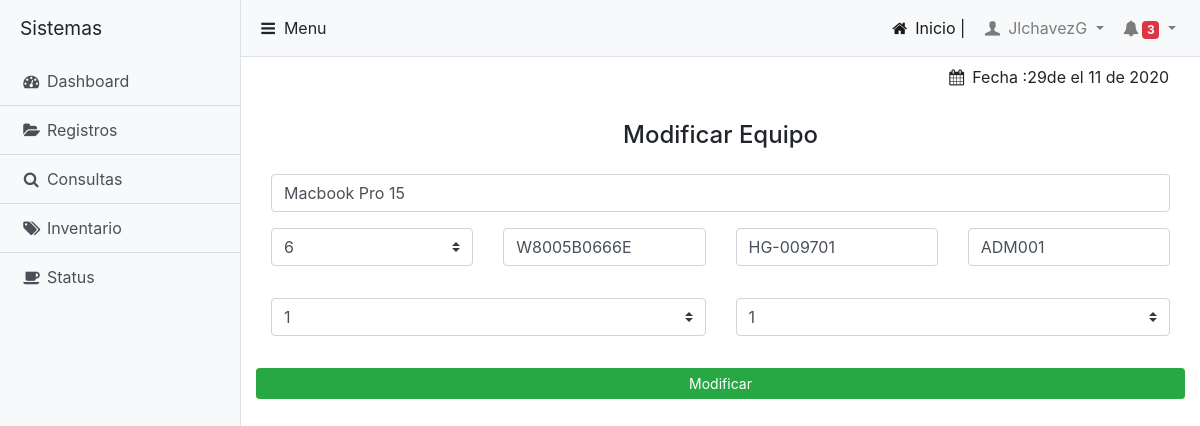
The page /Modificar_equipoS.php?Id_laptop=7 (signed in) on the database its author committed.
### tables this page shows
CREATE TABLE `Laptop` (
  `Id_laptop` int(11) NOT NULL,
  `Modelo` varchar(255) NOT NULL,
  `Id_marca` int(11) NOT NULL,
  `Nserie` varchar(255) NOT NULL,
  `NKey` varchar(255) NOT NULL,
  `Reset` varchar(255) NOT NULL,
  `Fecha` date NOT NULL,
  `RegAuto` varchar(255) NOT NULL,
  `Estatus` int(11) NOT NULL,
  `Identificador` int(11) NOT NULL
);

### Modificar_equipoS.php (the view, shortened to what this page needs)
<?php
include 'includes/conecta.php';
$usuario = $_SESSION['Usuario'];
$consulta = "SELECT * FROM Usuarios WHERE Usuario = '".$usuario."'";
$respuesta = $conecta->query($consulta);
$fila = $respuesta->fetch_array();
if ($fila > 0) {
  $user = $fila;
}
$id = $_GET['Id_laptop'];
$recorrido = "SELECT * FROM Laptop WHERE Id_laptop = '$id'";
$resultado = $conecta->query($recorrido);
$modifica = $resultado->fetch_array(MYSQLI_ASSOC);
?>
<!DOCTYPE html>
<html lang="en" dir="ltr">
  <head>
    <link rel="stylesheet" href="css/bootstrap.css">
    <link rel="stylesheet" href="css/pace.css">
    <link rel="stylesheet" href="css/fontello.css">
    <link rel="stylesheet" href="css/simple-sidebar.css">
  </head>
  <body>
    <div class="d-flex" id="wrapper">
      <?php
              $sidebar = $user['Id_Nivel']; if ($sidebar == 1) { include 'includes/sidebarS.php'; } elseif ($sidebar == 2){ include 'includes/sidebarA.php'; } else { include 'includes/sidebarU.php';}
         ?>
      <div id="page-content-wrapper">
           <?php include 'includes/barra.php'; ?>
             <div class="container-fluid">
                 <div class="text text-right">
                    <p class="nav-link"><span class="icon-calendar"></span> Fecha :<?php echo date("d")."de el " .date("m"). " de " .date("Y");?></p>
                 </div>
                 <h4 class="mt-4 text text-center">Modificar Equipo </h4>
                 <div class="container py-3">
                   <form name="registro" action="<?php echo $_SERVER['PHP_SELF']; ?>" method="post">
                      <div class="row">
                             <div class="col">
                                    <input type="text" class="form-control" name="Modelo" placeholder="Modelo" value="<?php echo $modifica['Modelo'];?>" required>
                             </div>
                      </div>
                      <div class="row py-3">
                        <div class="col">
                              <select class="custom-select" name="Marca" required>
                                   <option value="<?php echo $modifica['Id_marca'];?>"><?php echo $modifica['Id_marca'];?></option>
                              </select>
                        </div>
                        <div class="col">
                                <input type="text" class="form-control" name="Serie"  value="<?php echo $modifica['Nserie'];?>" placeholder="Nº de serie" required>
                        </div>
                        <div class="col">
                                <input type="text" class="form-control" name="key"  value="<?php echo $modifica['NKey'];?>" placeholder="Recovery" required>
                        </div>
                        <div class="col">
                                <input type="text" class="form-control" name="reset"  value="<?php echo $modifica['Reset'];?>" placeholder="Reset" required>
                        </div>
                     </div>
                     <div class="row py-3">
                       <div class="col">
                         <select class="custom-select" name="Estatus" required>
                              <option value="<?php echo $modifica['Estatus'];?>"><?php echo $modifica['Estatus'];?></option>
                         </select>
                       </div>
                       <div class="col">
                         <select class="custom-select" name="Identi" required>
                              <option value="<?php echo $modifica['Identificador'];?>"><?php echo $modifica['Identificador'];?></option>
                         </select>
                       </div>
                     </div>
                     <div class="row py-3">
                               <input type="submit" name="Modificar" value="Modificar" class="btn btn-success btn-sm btn-lg btn-block">
                     </div>
                  </form>
             </div>
       </div>
   </div>
   </body>
</html>

### css/simple-sidebar.css (style rules this page uses)
#wrapper { overflow-x: hidden; }
#page-content-wrapper { min-width: 100vw; }
@media (min-width: 768px) { #page-content-wrapper { min-width: 0; width: 100%; } }

### rows shown on the page
laptop: Modelo "Macbook Pro 15", Marca "6", Serie "W8005B0666E", key "HG-009701", reset "ADM001", Estatus "1", Identi "1"

### other values the page prints
$usuario "JlchavezG"
$count "3"
